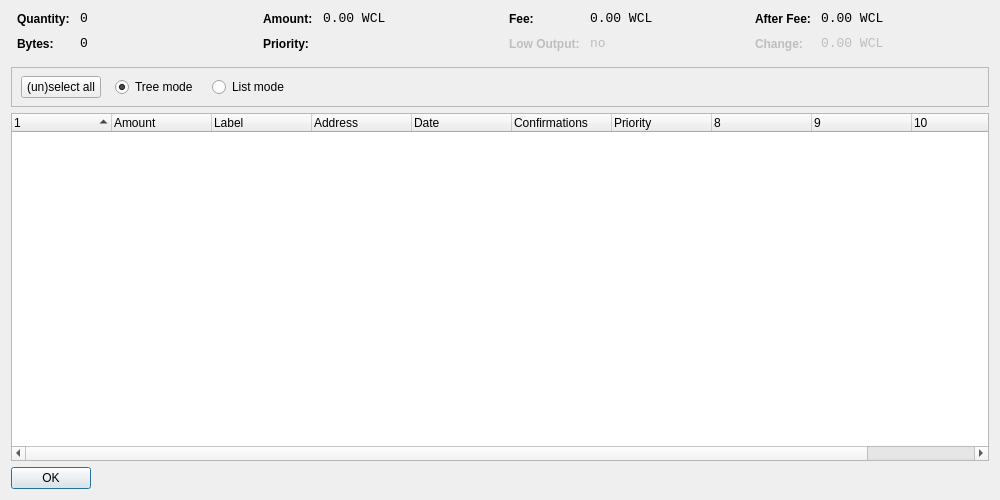
<?xml version="1.0" encoding="UTF-8"?>
<ui version="4.0">
 <class>CoinControlDialog</class>
 <widget class="QDialog" name="CoinControlDialog">
  <property name="geometry">
   <rect>
    <x>0</x>
    <y>0</y>
    <width>1000</width>
    <height>500</height>
   </rect>
  </property>
  <property name="windowTitle">
   <string>Coin Control</string>
  </property>
  <layout class="QVBoxLayout" name="verticalLayout">
   <item>
    <layout class="QHBoxLayout" name="horizontalLayoutTop" stretch="0,0,0,0">
     <property name="topMargin">
      <number>0</number>
     </property>
     <property name="bottomMargin">
      <number>10</number>
     </property>
     <item>
      <layout class="QFormLayout" name="formLayoutCoinControl1">
       <property name="horizontalSpacing">
        <number>10</number>
       </property>
       <property name="verticalSpacing">
        <number>10</number>
       </property>
       <property name="leftMargin">
        <number>6</number>
       </property>
       <property name="rightMargin">
        <number>6</number>
       </property>
       <item row="0" column="0">
        <widget class="QLabel" name="labelCoinControlQuantityText">
         <property name="styleSheet">
          <string notr="true">font-weight:bold;</string>
         </property>
         <property name="text">
          <string>Quantity:</string>
         </property>
        </widget>
       </item>
       <item row="0" column="1">
        <widget class="QLabel" name="labelCoinControlQuantity">
         <property name="font">
          <font>
           <family>Monospace</family>
           <pointsize>10</pointsize>
          </font>
         </property>
         <property name="cursor">
          <cursorShape>IBeamCursor</cursorShape>
         </property>
         <property name="contextMenuPolicy">
          <enum>Qt::ActionsContextMenu</enum>
         </property>
         <property name="text">
          <string notr="true">0</string>
         </property>
         <property name="textInteractionFlags">
          <set>Qt::LinksAccessibleByMouse|Qt::TextSelectableByKeyboard|Qt::TextSelectableByMouse</set>
         </property>
        </widget>
       </item>
       <item row="1" column="0">
        <widget class="QLabel" name="labelCoinControlBytesText">
         <property name="styleSheet">
          <string notr="true">font-weight:bold;</string>
         </property>
         <property name="text">
          <string>Bytes:</string>
         </property>
        </widget>
       </item>
       <item row="1" column="1">
        <widget class="QLabel" name="labelCoinControlBytes">
         <property name="font">
          <font>
           <family>Monospace</family>
           <pointsize>10</pointsize>
          </font>
         </property>
         <property name="cursor">
          <cursorShape>IBeamCursor</cursorShape>
         </property>
         <property name="contextMenuPolicy">
          <enum>Qt::ActionsContextMenu</enum>
         </property>
         <property name="text">
          <string notr="true">0</string>
         </property>
         <property name="textInteractionFlags">
          <set>Qt::LinksAccessibleByMouse|Qt::TextSelectableByKeyboard|Qt::TextSelectableByMouse</set>
         </property>
        </widget>
       </item>
      </layout>
     </item>
     <item>
      <layout class="QFormLayout" name="formLayoutCoinControl2">
       <property name="horizontalSpacing">
        <number>10</number>
       </property>
       <property name="verticalSpacing">
        <number>10</number>
       </property>
       <property name="leftMargin">
        <number>6</number>
       </property>
       <property name="rightMargin">
        <number>6</number>
       </property>
       <item row="0" column="0">
        <widget class="QLabel" name="labelCoinControlAmountText">
         <property name="styleSheet">
          <string notr="true">font-weight:bold;</string>
         </property>
         <property name="text">
          <string>Amount:</string>
         </property>
        </widget>
       </item>
       <item row="0" column="1">
        <widget class="QLabel" name="labelCoinControlAmount">
         <property name="font">
          <font>
           <family>Monospace</family>
           <pointsize>10</pointsize>
          </font>
         </property>
         <property name="cursor">
          <cursorShape>IBeamCursor</cursorShape>
         </property>
         <property name="contextMenuPolicy">
          <enum>Qt::ActionsContextMenu</enum>
         </property>
         <property name="text">
          <string notr="true">0.00 WCL</string>
         </property>
         <property name="textInteractionFlags">
          <set>Qt::LinksAccessibleByMouse|Qt::TextSelectableByKeyboard|Qt::TextSelectableByMouse</set>
         </property>
        </widget>
       </item>
       <item row="1" column="0">
        <widget class="QLabel" name="labelCoinControlPriorityText">
         <property name="styleSheet">
          <string notr="true">font-weight:bold;</string>
         </property>
         <property name="text">
          <string>Priority:</string>
         </property>
        </widget>
       </item>
       <item row="1" column="1">
        <widget class="QLabel" name="labelCoinControlPriority">
         <property name="font">
          <font>
           <family>Monospace</family>
           <pointsize>10</pointsize>
          </font>
         </property>
         <property name="cursor">
          <cursorShape>IBeamCursor</cursorShape>
         </property>
         <property name="contextMenuPolicy">
          <enum>Qt::ActionsContextMenu</enum>
         </property>
         <property name="text">
          <string/>
         </property>
         <property name="textInteractionFlags">
          <set>Qt::LinksAccessibleByMouse|Qt::TextSelectableByKeyboard|Qt::TextSelectableByMouse</set>
         </property>
        </widget>
       </item>
      </layout>
     </item>
     <item>
      <layout class="QFormLayout" name="formLayoutCoinControl3">
       <property name="horizontalSpacing">
        <number>10</number>
       </property>
       <property name="verticalSpacing">
        <number>10</number>
       </property>
       <property name="leftMargin">
        <number>6</number>
       </property>
       <property name="rightMargin">
        <number>6</number>
       </property>
       <item row="0" column="0">
        <widget class="QLabel" name="labelCoinControlFeeText">
         <property name="styleSheet">
          <string notr="true">font-weight:bold;</string>
         </property>
         <property name="text">
          <string>Fee:</string>
         </property>
        </widget>
       </item>
       <item row="0" column="1">
        <widget class="QLabel" name="labelCoinControlFee">
         <property name="font">
          <font>
           <family>Monospace</family>
           <pointsize>10</pointsize>
          </font>
         </property>
         <property name="cursor">
          <cursorShape>IBeamCursor</cursorShape>
         </property>
         <property name="contextMenuPolicy">
          <enum>Qt::ActionsContextMenu</enum>
         </property>
         <property name="text">
          <string notr="true">0.00 WCL</string>
         </property>
         <property name="textInteractionFlags">
          <set>Qt::LinksAccessibleByMouse|Qt::TextSelectableByKeyboard|Qt::TextSelectableByMouse</set>
         </property>
        </widget>
       </item>
       <item row="1" column="0">
        <widget class="QLabel" name="labelCoinControlLowOutputText">
         <property name="enabled">
          <bool>false</bool>
         </property>
         <property name="styleSheet">
          <string notr="true">font-weight:bold;</string>
         </property>
         <property name="text">
          <string>Low Output:</string>
         </property>
        </widget>
       </item>
       <item row="1" column="1">
        <widget class="QLabel" name="labelCoinControlLowOutput">
         <property name="enabled">
          <bool>false</bool>
         </property>
         <property name="font">
          <font>
           <family>Monospace</family>
           <pointsize>10</pointsize>
          </font>
         </property>
         <property name="cursor">
          <cursorShape>IBeamCursor</cursorShape>
         </property>
         <property name="contextMenuPolicy">
          <enum>Qt::ActionsContextMenu</enum>
         </property>
         <property name="text">
          <string notr="true">no</string>
         </property>
         <property name="textInteractionFlags">
          <set>Qt::LinksAccessibleByMouse|Qt::TextSelectableByKeyboard|Qt::TextSelectableByMouse</set>
         </property>
        </widget>
       </item>
      </layout>
     </item>
     <item>
      <layout class="QFormLayout" name="formLayoutCoinControl4">
       <property name="horizontalSpacing">
        <number>10</number>
       </property>
       <property name="verticalSpacing">
        <number>10</number>
       </property>
       <property name="leftMargin">
        <number>6</number>
       </property>
       <property name="rightMargin">
        <number>6</number>
       </property>
       <item row="0" column="0">
        <widget class="QLabel" name="labelCoinControlAfterFeeText">
         <property name="styleSheet">
          <string notr="true">font-weight:bold;</string>
         </property>
         <property name="text">
          <string>After Fee:</string>
         </property>
        </widget>
       </item>
       <item row="0" column="1">
        <widget class="QLabel" name="labelCoinControlAfterFee">
         <property name="font">
          <font>
           <family>Monospace</family>
           <pointsize>10</pointsize>
          </font>
         </property>
         <property name="cursor">
          <cursorShape>IBeamCursor</cursorShape>
         </property>
         <property name="contextMenuPolicy">
          <enum>Qt::ActionsContextMenu</enum>
         </property>
         <property name="text">
          <string notr="true">0.00 WCL</string>
         </property>
         <property name="textInteractionFlags">
          <set>Qt::LinksAccessibleByMouse|Qt::TextSelectableByKeyboard|Qt::TextSelectableByMouse</set>
         </property>
        </widget>
       </item>
       <item row="1" column="0">
        <widget class="QLabel" name="labelCoinControlChangeText">
         <property name="enabled">
          <bool>false</bool>
         </property>
         <property name="styleSheet">
          <string notr="true">font-weight:bold;</string>
         </property>
         <property name="text">
          <string>Change:</string>
         </property>
        </widget>
       </item>
       <item row="1" column="1">
        <widget class="QLabel" name="labelCoinControlChange">
         <property name="enabled">
          <bool>false</bool>
         </property>
         <property name="font">
          <font>
           <family>Monospace</family>
           <pointsize>10</pointsize>
          </font>
         </property>
         <property name="cursor">
          <cursorShape>IBeamCursor</cursorShape>
         </property>
         <property name="contextMenuPolicy">
          <enum>Qt::ActionsContextMenu</enum>
         </property>
         <property name="text">
          <string notr="true">0.00 WCL</string>
         </property>
         <property name="textInteractionFlags">
          <set>Qt::LinksAccessibleByMouse|Qt::TextSelectableByKeyboard|Qt::TextSelectableByMouse</set>
         </property>
        </widget>
       </item>
      </layout>
     </item>
    </layout>
   </item>
   <item>
    <widget class="QFrame" name="frame">
     <property name="minimumSize">
      <size>
       <width>0</width>
       <height>40</height>
      </size>
     </property>
     <property name="frameShape">
      <enum>QFrame::StyledPanel</enum>
     </property>
     <property name="frameShadow">
      <enum>QFrame::Sunken</enum>
     </property>
     <widget class="QWidget" name="horizontalLayoutWidget">
      <property name="geometry">
       <rect>
        <x>10</x>
        <y>0</y>
        <width>781</width>
        <height>41</height>
       </rect>
      </property>
      <layout class="QHBoxLayout" name="horizontalLayoutPanel" stretch="0,0,0,0,0">
       <property name="spacing">
        <number>14</number>
       </property>
       <item>
        <widget class="QPushButton" name="pushButtonSelectAll">
         <property name="sizePolicy">
          <sizepolicy hsizetype="Maximum" vsizetype="Fixed">
           <horstretch>0</horstretch>
           <verstretch>0</verstretch>
          </sizepolicy>
         </property>
         <property name="text">
          <string>(un)select all</string>
         </property>
        </widget>
       </item>
       <item>
        <widget class="QRadioButton" name="radioTreeMode">
         <property name="sizePolicy">
          <sizepolicy hsizetype="Maximum" vsizetype="Fixed">
           <horstretch>0</horstretch>
           <verstretch>0</verstretch>
          </sizepolicy>
         </property>
         <property name="text">
          <string>Tree mode</string>
         </property>
         <property name="checked">
          <bool>true</bool>
         </property>
        </widget>
       </item>
       <item>
        <widget class="QRadioButton" name="radioListMode">
         <property name="sizePolicy">
          <sizepolicy hsizetype="Maximum" vsizetype="Fixed">
           <horstretch>0</horstretch>
           <verstretch>0</verstretch>
          </sizepolicy>
         </property>
         <property name="text">
          <string>List mode</string>
         </property>
        </widget>
       </item>
       <item>
        <spacer name="horizontalSpacer">
         <property name="orientation">
          <enum>Qt::Horizontal</enum>
         </property>
         <property name="sizeHint" stdset="0">
          <size>
           <width>40</width>
           <height>20</height>
          </size>
         </property>
        </spacer>
       </item>
      </layout>
     </widget>
    </widget>
   </item>
   <item>
    <widget class="CoinControlTreeWidget" name="treeWidget">
     <property name="contextMenuPolicy">
      <enum>Qt::CustomContextMenu</enum>
     </property>
     <property name="sortingEnabled">
      <bool>false</bool>
     </property>
     <property name="columnCount">
      <number>11</number>
     </property>
     <attribute name="headerShowSortIndicator" stdset="0">
      <bool>true</bool>
     </attribute>
     <attribute name="headerStretchLastSection">
      <bool>false</bool>
     </attribute>
     <column>
      <property name="text">
       <string/>
      </property>
     </column>
     <column>
      <property name="text">
       <string>Amount</string>
      </property>
     </column>
     <column>
      <property name="text">
       <string>Label</string>
      </property>
     </column>
     <column>
      <property name="text">
       <string>Address</string>
      </property>
     </column>
     <column>
      <property name="text">
       <string>Date</string>
      </property>
     </column>
     <column>
      <property name="text">
       <string>Confirmations</string>
      </property>
      <property name="toolTip">
       <string>Confirmed</string>
      </property>
     </column>
     <column>
      <property name="text">
       <string>Priority</string>
      </property>
     </column>
     <column>
      <property name="text">
       <string/>
      </property>
     </column>
     <column>
      <property name="text">
       <string/>
      </property>
     </column>
     <column>
      <property name="text">
       <string/>
      </property>
     </column>
     <column>
      <property name="text">
       <string/>
      </property>
     </column>
    </widget>
   </item>
   <item>
    <widget class="QDialogButtonBox" name="buttonBox">
     <property name="sizePolicy">
      <sizepolicy hsizetype="Maximum" vsizetype="Fixed">
       <horstretch>0</horstretch>
       <verstretch>0</verstretch>
      </sizepolicy>
     </property>
     <property name="orientation">
      <enum>Qt::Horizontal</enum>
     </property>
     <property name="standardButtons">
      <set>QDialogButtonBox::Ok</set>
     </property>
    </widget>
   </item>
  </layout>
 </widget>
 <customwidgets>
  <customwidget>
   <class>CoinControlTreeWidget</class>
   <extends>QTreeWidget</extends>
   <header>coincontroltreewidget.h</header>
  </customwidget>
 </customwidgets>
 <resources/>
 <connections/>
</ui>
